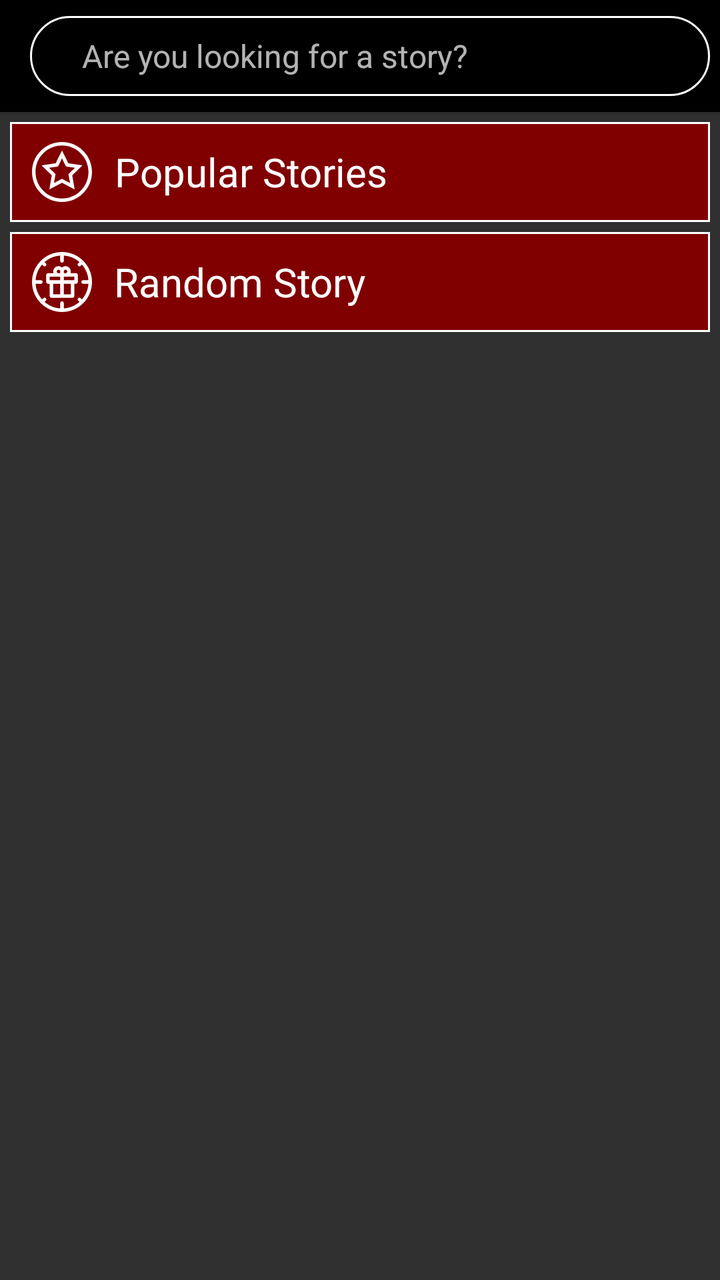
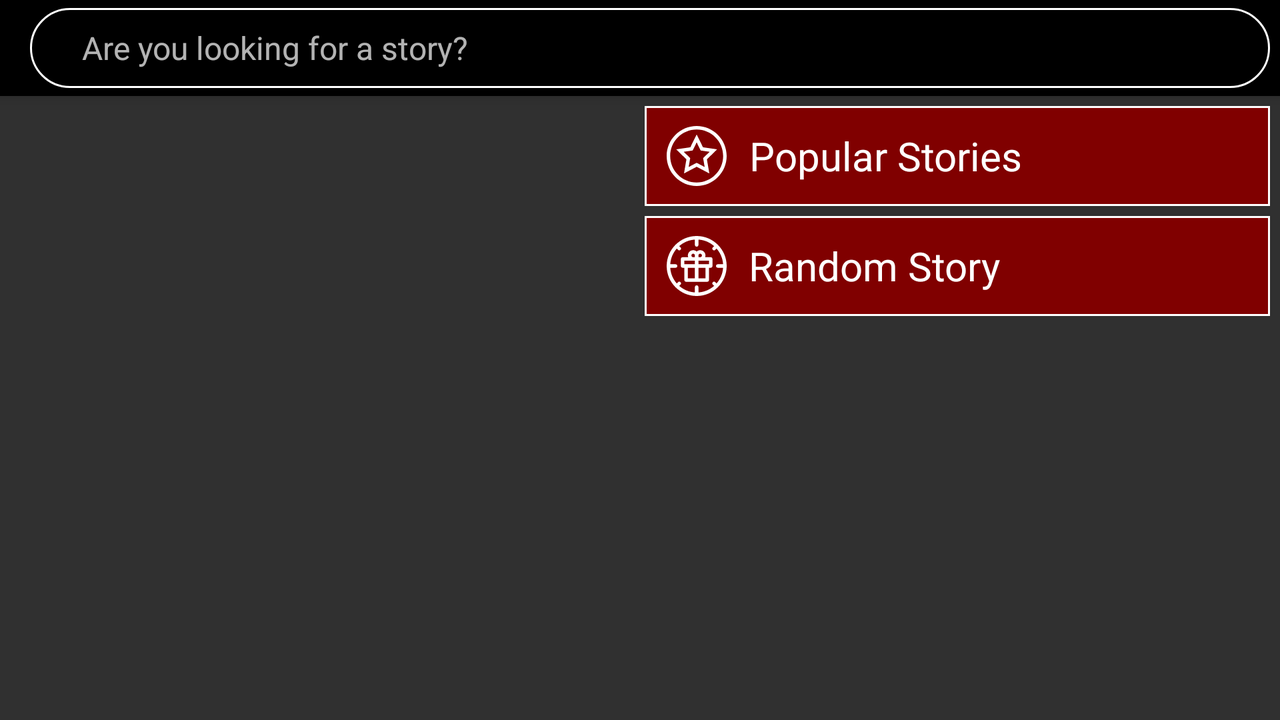

First picture: res/layout/ on a phone held upright. Second picture: the repository's own variant of that layout, on a device whose configuration matches the variant's folder. Source for both follows.
<!-- AndroidManifest.xml: application theme AppTheme -->
<!-- res/layout/fragment_search.xml -->
<?xml version="1.0" encoding="utf-8"?>
<androidx.coordinatorlayout.widget.CoordinatorLayout
    xmlns:android="http://schemas.android.com/apk/res/android"
    xmlns:app="http://schemas.android.com/apk/res-auto"
    android:layout_width="match_parent"
    android:layout_height="match_parent"
    >
    <include
        layout="@layout/appbar_search"
        />
    <androidx.core.widget.NestedScrollView
        android:id="@+id/scrollViewSF"
        android:layout_width="match_parent"
        android:layout_height="wrap_content"
        android:layout_marginHorizontal="5dp"
        android:scrollbars="vertical"
        app:layout_behavior="@string/appbar_scrolling_view_behavior"
        >
        <LinearLayout
            android:layout_width="match_parent"
            android:layout_height="match_parent"
            android:orientation="vertical"
            >
            <ImageView
                android:id="@+id/ivHeaderSF"
                android:layout_width="match_parent"
                android:layout_height="wrap_content"
                android:layout_marginBottom="5dp"
                android:adjustViewBounds="true"
                android:contentDescription="@string/Image"
                android:src="@drawable/img_search"
                />
            <LinearLayout
                android:id="@+id/llPopularRowSF"
                android:layout_width="match_parent"
                android:layout_height="50dp"
                android:layout_marginBottom="5dp"
                android:orientation="vertical"
                android:foreground="@drawable/ripple_selectable_background"
                android:background="@color/Row_Background_Color"
                >
                <LinearLayout
                    android:layout_width="match_parent"
                    android:layout_height="match_parent"
                    android:orientation="horizontal"
                    android:background="@drawable/shape_border_row"
                    >
                    <ImageView
                        android:layout_width="wrap_content"
                        android:layout_height="match_parent"
                        android:layout_marginEnd="10dp"
                        android:contentDescription="@string/Icon"
                        android:src="@drawable/ic_popular_cbwhite"
                        />
                    <androidx.appcompat.widget.AppCompatTextView
                        android:layout_width="wrap_content"
                        android:layout_height="match_parent"
                        android:gravity="center"
                        android:text="@string/Pop_Stories_Title"
                        android:textSize="@dimen/Row_Title_Size"
                        android:textColor="@color/Row_Title_Color"
                        />
                </LinearLayout>
            </LinearLayout>

            <LinearLayout
                android:id="@+id/llRandomRowSF"
                android:layout_width="match_parent"
                android:layout_height="50dp"
                android:layout_marginBottom="5dp"
                android:orientation="vertical"
                android:foreground="@drawable/ripple_selectable_background"
                android:background="@color/Row_Background_Color"
                >
                <LinearLayout
                    android:layout_width="match_parent"
                    android:layout_height="match_parent"
                    android:orientation="horizontal"
                    android:background="@drawable/shape_border_row"
                    >
                    <ImageView
                        android:layout_width="wrap_content"
                        android:layout_height="match_parent"
                        android:layout_marginEnd="10dp"
                        android:contentDescription="@string/Icon"
                        android:src="@drawable/ic_random_cbwhite"
                        />
                    <androidx.appcompat.widget.AppCompatTextView
                        android:layout_width="wrap_content"
                        android:layout_height="match_parent"
                        android:gravity="center"
                        android:text="@string/Random_Story_Title"
                        android:textSize="@dimen/Row_Title_Size"
                        android:textColor="@color/Row_Title_Color"
                        />
                </LinearLayout>
            </LinearLayout>
        </LinearLayout>
    </androidx.core.widget.NestedScrollView>

    <androidx.recyclerview.widget.RecyclerView
        android:id="@+id/recyclerViewSF"
        android:layout_width="match_parent"
        android:layout_height="wrap_content"
        android:layout_marginHorizontal="5dp"
        android:scrollbars="vertical"
        app:layout_behavior="@string/appbar_scrolling_view_behavior"
        />
</androidx.coordinatorlayout.widget.CoordinatorLayout>
<!-- res/layout/appbar_search.xml (included above) -->
<?xml version="1.0" encoding="utf-8"?>
<com.google.android.material.appbar.AppBarLayout
    xmlns:android="http://schemas.android.com/apk/res/android"
    xmlns:app="http://schemas.android.com/apk/res-auto"
    android:layout_width="match_parent"
    android:layout_height="wrap_content"
    >
    <androidx.appcompat.widget.Toolbar
        android:id="@+id/toolbarSF"
        android:layout_width="match_parent"
        android:layout_height="?android:attr/actionBarSize"
        android:background="@drawable/img_toolbar"
        app:layout_scrollFlags="scroll|enterAlways"
        app:contentInsetStart="0dp"
        app:contentInsetEnd="0dp"
        >
        <RelativeLayout
            android:layout_width="match_parent"
            android:layout_height="match_parent"
            >
            <ImageButton
                android:id="@+id/ibSearchSF"
                android:layout_width="wrap_content"
                android:layout_height="match_parent"
                android:layout_marginStart="5dp"
                android:contentDescription="@string/Icon"
                android:src="@drawable/ic_search_bwhite"
                android:background="@null"
                />
            <androidx.appcompat.widget.SearchView
                android:id="@+id/searchViewSF"
                android:layout_width="match_parent"
                android:layout_height="40dp"
                android:layout_toEndOf="@+id/ibSearchSF"
                android:layout_centerVertical="true"
                android:layout_marginStart="10dp"
                android:layout_marginEnd="5dp"
                android:imeOptions="flagNoExtractUi|flagNoFullscreen"
                android:theme="@style/AppSearchView"
                android:background="@drawable/shape_border_search"
                app:iconifiedByDefault="false"
                app:searchIcon="@null"
                app:queryHint="@string/Query_Hint"
                app:queryBackground="@null"
                />
        </RelativeLayout>
    </androidx.appcompat.widget.Toolbar>

    <LinearLayout
        android:id="@+id/llNoResultSF"
        android:layout_width="match_parent"
        android:layout_height="wrap_content"
        android:layout_marginHorizontal="5dp"
        android:layout_marginBottom="5dp"
        android:orientation="vertical"
        android:visibility="gone"
        android:background="@color/Description_Background_Color"
        >
        <LinearLayout
            android:layout_width="match_parent"
            android:layout_height="wrap_content"
            android:orientation="vertical"
            android:background="@drawable/shape_border_description"
            >
            <androidx.appcompat.widget.AppCompatTextView
                android:layout_width="match_parent"
                android:layout_height="wrap_content"
                android:gravity="center"
                android:text="@string/No_Result"
                android:textSize="@dimen/Description_Content_Size"
                android:textColor="@color/Description_Content_Color"
                />
        </LinearLayout>
    </LinearLayout>
</com.google.android.material.appbar.AppBarLayout>
<!-- resources referenced by this layout -->
<resources>
  <color name="Description_Background_Color">@color/maroon</color>
  <color name="Description_Content_Color">@color/white</color>
  <color name="Row_Background_Color">@color/maroon</color>
  <color name="Row_Title_Color">@color/white</color>
  <dimen name="Description_Content_Size">16dp</dimen>
  <dimen name="Row_Title_Size">20dp</dimen>
  <!-- drawable ripple_selectable_background (drawable) -->
  <?xml version="1.0" encoding="utf-8"?>
  <ripple
      xmlns:android="http://schemas.android.com/apk/res/android"
      android:color="@color/gray"
      >
      <item
          android:id="@android:id/mask"
          android:drawable="@android:color/white"
          />
  </ripple>
  <!-- drawable shape_border_description (drawable) -->
  <?xml version="1.0" encoding="utf-8"?>
  <shape
      xmlns:android="http://schemas.android.com/apk/res/android"
      android:shape="rectangle"
      >
      <corners
          android:radius="0dp"
          />
      <padding
          android:left="10dp"
          android:right="10dp"
          android:top="10dp"
          android:bottom="10dp"
          />
      <stroke
          android:width="1dp"
          android:color="@color/Description_Border_Color"
          />
  </shape>
  <!-- drawable shape_border_row (drawable) -->
  <?xml version="1.0" encoding="utf-8"?>
  <shape
      xmlns:android="http://schemas.android.com/apk/res/android"
      android:shape="rectangle"
      >
      <corners
          android:radius="0dp"
          />
      <padding
          android:left="10dp"
          android:right="10dp"
          android:top="10dp"
          android:bottom="10dp"
          />
      <stroke
          android:width="1dp"
          android:color="@color/Row_Border_Color"
          />
  </shape>
  <!-- drawable shape_border_search (drawable) -->
  <?xml version="1.0" encoding="utf-8"?>
  <shape
      xmlns:android="http://schemas.android.com/apk/res/android"
      android:shape="rectangle"
      >
      <corners
          android:radius="30dp"
          />
      <padding
          android:left="10dp"
          android:right="10dp"
          android:top="10dp"
          android:bottom="10dp"
          />
      <stroke
          android:width="1dp"
          android:color="@color/Description_Border_Color"
          />
  </shape>
  <string name="Icon" translatable="false">"icon"</string>
  <string name="Image" translatable="false">"image"</string>
  <string name="No_Result">"No Results Found"</string>
  <string name="Pop_Stories_Title">"Popular Stories"</string>
  <string name="Query_Hint">"Are you looking for a story?"</string>
  <string name="Random_Story_Title">"Random Story"</string>
  <style name="AppSearchView" parent="Widget.AppCompat.SearchView">
          <item name="android:textSize">@dimen/Description_Content_Size</item>
      </style>
  <style name="AppTheme" parent="Theme.AppCompat">
          
          <item name="colorPrimary">@color/black</item>
          <item name="colorPrimaryDark">@color/black</item>
          <item name="colorAccent">@color/white</item>
          <item name="android:navigationBarColor">@color/black</item>
  
          <item name="actionBarSize">50dp</item>
          <item name="windowActionBar">false</item>
          <item name="windowNoTitle">true</item>
      </style>
  <color name="maroon">#800000</color>
  <color name="white">#FFFFFF</color>
  <color name="gray">#808080</color>
  <color name="Description_Border_Color">@color/white</color>
  <color name="Row_Border_Color">@color/white</color>
  <color name="black">#000000</color>
</resources>
<!-- res/layout-land/fragment_search.xml (the author's variant of the layout above) -->
<!-- drawn on the phone turned sideways -->
<?xml version="1.0" encoding="utf-8"?>
<androidx.coordinatorlayout.widget.CoordinatorLayout
    xmlns:android="http://schemas.android.com/apk/res/android"
    xmlns:app="http://schemas.android.com/apk/res-auto"
    android:layout_width="match_parent"
    android:layout_height="match_parent"
    >
    <include
        layout="@layout/appbar_search"
        />
    <androidx.core.widget.NestedScrollView
        android:id="@+id/scrollViewSF"
        android:layout_width="match_parent"
        android:layout_height="wrap_content"
        android:layout_margin="5dp"
        android:scrollbars="vertical"
        app:layout_behavior="@string/appbar_scrolling_view_behavior"
        >
        <LinearLayout
            android:layout_width="match_parent"
            android:layout_height="match_parent"
            android:orientation="horizontal"
            >
            <ImageView
                android:id="@+id/ivHeaderSF"
                android:layout_width="0dp"
                android:layout_height="match_parent"
                android:layout_weight="1"
                android:adjustViewBounds="true"
                android:contentDescription="@string/Image"
                android:src="@drawable/img_search"
                />
            <LinearLayout
                android:layout_width="0dp"
                android:layout_height="match_parent"
                android:layout_weight="1"
                android:layout_marginStart="5dp"
                android:orientation="vertical"
                >
                <LinearLayout
                    android:id="@+id/llPopularRowSF"
                    android:layout_width="match_parent"
                    android:layout_height="50dp"
                    android:layout_marginBottom="5dp"
                    android:orientation="vertical"
                    android:foreground="@drawable/ripple_selectable_background"
                    android:background="@color/Row_Background_Color"
                    >
                    <LinearLayout
                        android:layout_width="match_parent"
                        android:layout_height="match_parent"
                        android:orientation="horizontal"
                        android:background="@drawable/shape_border_row"
                        >
                        <ImageView
                            android:layout_width="wrap_content"
                            android:layout_height="match_parent"
                            android:layout_marginEnd="10dp"
                            android:contentDescription="@string/Icon"
                            android:src="@drawable/ic_popular_cbwhite"
                            />
                        <androidx.appcompat.widget.AppCompatTextView
                            android:layout_width="wrap_content"
                            android:layout_height="match_parent"
                            android:gravity="center"
                            android:text="@string/Pop_Stories_Title"
                            android:textSize="@dimen/Row_Title_Size"
                            android:textColor="@color/Row_Title_Color"
                            />
                    </LinearLayout>
                </LinearLayout>

                <LinearLayout
                    android:id="@+id/llRandomRowSF"
                    android:layout_width="match_parent"
                    android:layout_height="50dp"
                    android:layout_marginBottom="5dp"
                    android:orientation="vertical"
                    android:foreground="@drawable/ripple_selectable_background"
                    android:background="@color/Row_Background_Color"
                    >
                    <LinearLayout
                        android:layout_width="match_parent"
                        android:layout_height="match_parent"
                        android:orientation="horizontal"
                        android:background="@drawable/shape_border_row"
                        >
                        <ImageView
                            android:layout_width="wrap_content"
                            android:layout_height="match_parent"
                            android:layout_marginEnd="10dp"
                            android:contentDescription="@string/Icon"
                            android:src="@drawable/ic_random_cbwhite"
                            />
                        <androidx.appcompat.widget.AppCompatTextView
                            android:layout_width="wrap_content"
                            android:layout_height="match_parent"
                            android:gravity="center"
                            android:text="@string/Random_Story_Title"
                            android:textSize="@dimen/Row_Title_Size"
                            android:textColor="@color/Row_Title_Color"
                            />
                    </LinearLayout>
                </LinearLayout>
            </LinearLayout>
        </LinearLayout>
    </androidx.core.widget.NestedScrollView>

    <androidx.recyclerview.widget.RecyclerView
        android:id="@+id/recyclerViewSF"
        android:layout_width="match_parent"
        android:layout_height="wrap_content"
        android:layout_marginHorizontal="5dp"
        android:scrollbars="vertical"
        app:layout_behavior="@string/appbar_scrolling_view_behavior"
        />
</androidx.coordinatorlayout.widget.CoordinatorLayout>
